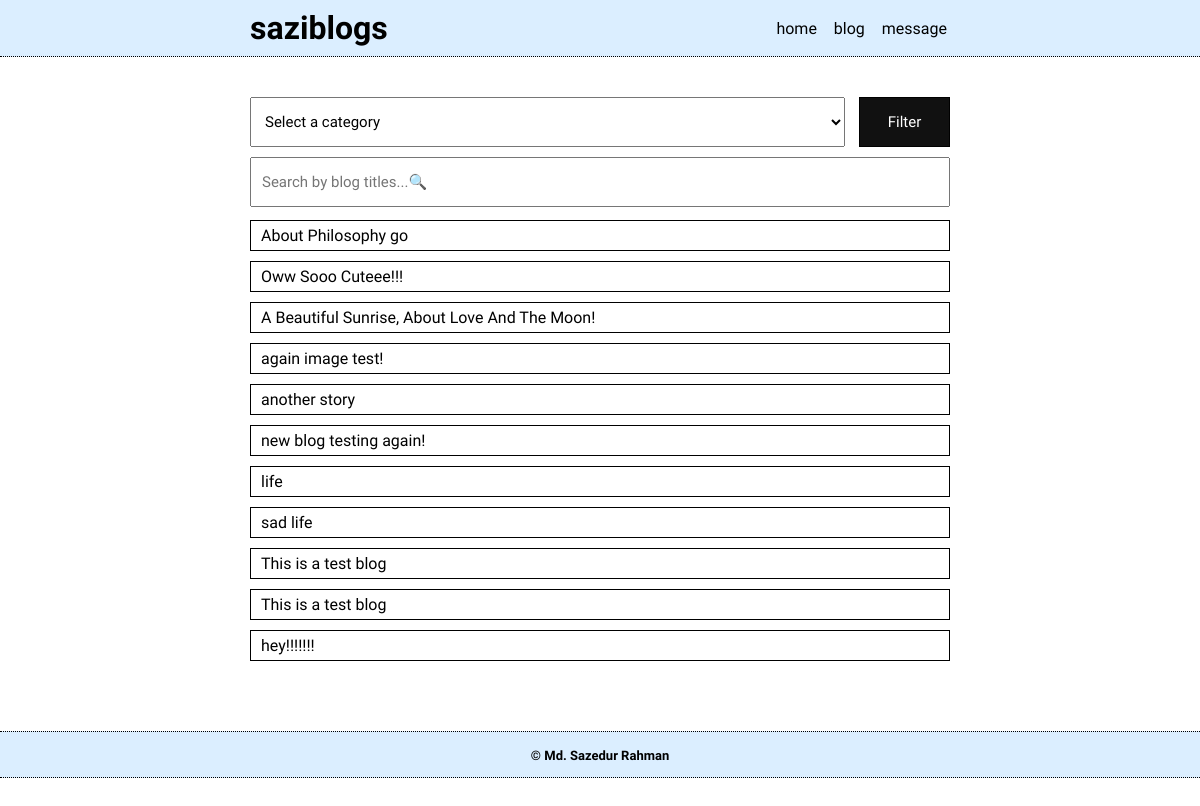
Screenshot of /blog.php with the database file from the repository.
### tables this page shows
CREATE TABLE `blogs` (
  `id` int(11) NOT NULL,
  `title` varchar(255) NOT NULL,
  `category` varchar(50) NOT NULL,
  `content` text NOT NULL,
  `created_at` timestamp NOT NULL DEFAULT current_timestamp()
);

### blog.php (the view, shortened to what this page needs)
<?php
require 'constituents/db.php';
?>
<!DOCTYPE html>
<html lang="en">
<head>
    <link rel="stylesheet" href="css/style.css">
    <link rel="stylesheet" href="css/resstyle.css">
</head>
<body>
    <div class="container">
        <?php include 'constituents/navbar.php' ?>
        <div class="blog-container">
            <div class="blog">
                <div class="filter-box">
                    <form action="<?php echo htmlspecialchars($_SERVER['PHP_SELF']); ?>" method="POST">
                    <div class="filter-text">
                    <select name="category">
                        <option value="" disabled selected>Select a category</option>
                    </select>
                    <button name="filter" type="submit">Filter</submit>
                    </div>
                    </form>
                    <div class="search-box">
                            <input onkeyup="filter()" id="search" class="search-box-text" type="text" placeholder="Search by blog titles...🔍">
                    </div>
                </div>
                <div class="blog-box">
                        <?php
                            if(!empty($_POST['category'])){
                                if($_POST['category'] == "all"){
                                    $sql_blog_title = "SELECT id, title FROM blogs ORDER BY created_at DESC";
                                }
                            }
                            else{
                                $sql_blog_title = "SELECT id, title FROM blogs ORDER BY created_at DESC";
                            }
                            $blog_title = $conn->query($sql_blog_title);
                            if($blog_title->num_rows > 0){
                                while ($row_blog_title = $blog_title->fetch_assoc()) {
                                    echo "<a class='blog-box-each' href='display-blog.php?id=" . $row_blog_title['id'] . "'><span>".htmlspecialchars($row_blog_title['title'])."</span></a>";
                                }
                            }
                        ?>
                </div>
            </div>
        </div>
        <?php include 'constituents/copyright.php' ?>
    </div>
</body>
</html>

### constituents/navbar.php
<div class="nav-container">
            <div class="nav">
                <div class="logo">
                    <a href="index.php">
                        <h1>saziblogs</h1>
                    </a>
                </div>
                <div class="option">
                    <a href="index.php">
                        home
                    </a>
                    <a href="blog.php">
                        blog
                    </a>
                    <a href="leaveamessage.php">
                        message
                    </a>
                </div>
            </div>
        </div>

### constituents/copyright.php
<div class="copyright-container">
    <div class="copyright">
        <div class="copyright-text">
            <b><a href="">&copy; Md. Sazedur Rahman</a></b>
        </div>
    </div>
</div>

### css/style.css (style rules this page uses)
* { font-family: "Merienda", cursive; box-sizing: border-box; margin: 0; transition: all 0.5s; }
body { margin: 0; }
a { color: black; }
.nav-container { background-color:rgb(219, 238, 255); display: flex; flex-direction: row; justify-content: center; border-bottom: 1px dotted black; }
.nav { width: 700px; display: flex; flex-direction: row; justify-content: space-between; align-items: center; }
.logo h1 { margin: 9px 0px; }
.logo a, .option a { color: black; text-decoration: none; }
.option a { margin-left: 10px; margin-right: 3px; }
.logo,.option { display: inline-block; }
.copyright-container { display: flex; justify-content: center; margin: 60px 0px 30px 0px; border-top: 1px dotted black; border-bottom: 1px dotted black; padding: 13px 0px; background-color:rgb(219, 238, 255); }
.copyright { width: 700px; text-align: center; }
.copyright a { font-size: 13px; text-decoration: none; text-decoration: wavy; }
.blog-container { margin-top: 40px; display: flex; justify-content: center; }
.blog { width: 700px; }
.filter-text { margin: 0px 0px 10px 0px; width: 100%; height: 50px; display: flex; flex-direction: row; justify-content: space-between; }
.filter-text select { height: 50px; width: 85%; font-size: 15px; padding:10px; color: black; cursor: pointer; }
.filter-text option { color: black; }
.filter-text button { width: 13%; border: 1px solid black; font-size: 15px; height: 50px; cursor: pointer; background-color: rgb(17, 17, 17); color: white; }
.search-box-text { width: 100%; height: 50px; padding: 10px; font-size: 15px; }
.blog-box { margin-top: 13px; }
.blog-box a { text-decoration: none; }
.blog-box-each { border: 1px solid black; margin: 0px 0px 10px 0px; padding: 5px 10px; text-decoration: none; display: block; }

### blog.php (style rules this page uses)
.search-box { display: flex; justify-content: space-between; }

### rows the page displays
blogs: title "About Philosophy go"
blogs: title "Oww Sooo Cuteee!!!"
blogs: title "A Beautiful Sunrise, About Love And The Moon!"
blogs: title "again image test!"
blogs: title "another story"
blogs: title "new blog testing again!"
blogs: title "life"
blogs: title "sad life"
blogs: title "This is a test blog"
blogs: title "This is a test blog"
blogs: title "hey!!!!!!!"
